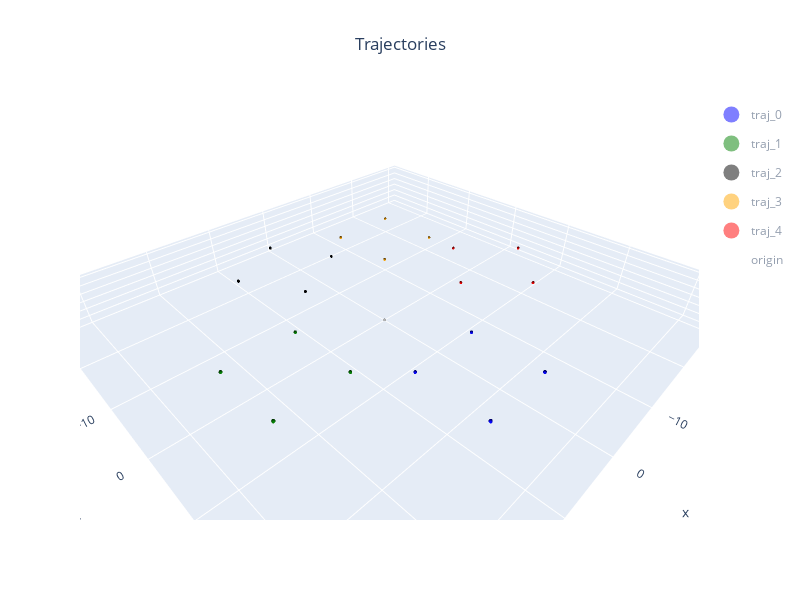

Notebook cell for this chart:
### Markdown cell above
## Gazebo

### Code cell
gaz_config = ConfigGazebo(origin = enu_origin,
                          world_path="simulator/gazebo/worlds/runway.world")

for path,home,c in zip(base_paths,base_homes,colors):
    gaz_config.add(base_path=path,base_home=home,color=c)

gaz= Gazebo(gaz_config,gra_origin)

origin_gaz= GazWP(name="origin",
                    group="origin",
                    pos=enu_origin.unpose(),
                    color=Color.WHITE)
gaz.markers.append(origin_gaz)

gaz.show()

### Figure 1 — Plotly figure (JSON) as saved in the notebook; plotly's stock layout.template omitted (floating-point values rounded to 4 significant figures; data arrays with more than 128 entries replaced by an {"elided": "..."} marker saying what was removed)
{"data": [{"color": "blue", "flatshading": false, "i": {"elided": "468 int values"}, "j": {"elided": "468 int values"}, "k": {"elided": "468 int values"}, "legendgroup": "traj_0", "lighting": {"ambient": 0.35, "diffuse": 0.8, "roughness": 0.9, "specular": 0.2}, "lightposition": {"x": 200, "y": 200, "z": 100}, "name": "traj_0", "opacity": 0.95, "showlegend": false, "type": "mesh3d", "x": {"elided": "252 float values"}, "y": {"elided": "252 float values"}, "z": {"elided": "252 float values"}}, {"color": "blue", "flatshading": false, "i": {"elided": "468 int values"}, "j": {"elided": "468 int values"}, "k": {"elided": "468 int values"}, "legendgroup": "traj_0", "lighting": {"ambient": 0.35, "diffuse": 0.8, "roughness": 0.9, "specular": 0.2}, "lightposition": {"x": 200, "y": 200, "z": 100}, "name": "traj_0", "opacity": 0.95, "showlegend": false, "type": "mesh3d", "x": {"elided": "252 float values"}, "y": {"elided": "252 float values"}, "z": {"elided": "252 float values"}}, {"color": "blue", "flatshading": false, "i": {"elided": "468 int values"}, "j": {"elided": "468 int values"}, "k": {"elided": "468 int values"}, "legendgroup": "traj_0", "lighting": {"ambient": 0.35, "diffuse": 0.8, "roughness": 0.9, "specular": 0.2}, "lightposition": {"x": 200, "y": 200, "z": 100}, "name": "traj_0", "opacity": 0.95, "showlegend": false, "type": "mesh3d", "x": {"elided": "252 float values"}, "y": {"elided": "252 float values"}, "z": {"elided": "252 float values"}}, {"color": "blue", "flatshading": false, "i": {"elided": "468 int values"}, "j": {"elided": "468 int values"}, "k": {"elided": "468 int values"}, "legendgroup": "traj_0", "lighting": {"ambient": 0.35, "diffuse": 0.8, "roughness": 0.9, "specular": 0.2}, "lightposition": {"x": 200, "y": 200, "z": 100}, "name": "traj_0", "opacity": 0.95, "showlegend": false, "type": "mesh3d", "x": {"elided": "252 float values"}, "y": {"elided": "252 float values"}, "z": {"elided": "252 float values"}}, {"color": "blue", "flatshading": false, "i": {"elided": "468 int values"}, "j": {"elided": "468 int values"}, "k": {"elided": "468 int values"}, "legendgroup": "traj_0", "lighting": {"ambient": 0.35, "diffuse": 0.8, "roughness": 0.9, "specular": 0.2}, "lightposition": {"x": 200, "y": 200, "z": 100}, "name": "traj_0", "opacity": 0.95, "showlegend": false, "type": "mesh3d", "x": {"elided": "252 float values"}, "y": {"elided": "252 float values"}, "z": {"elided": "252 float values"}}, {"color": "green", "flatshading": false, "i": {"elided": "468 int values"}, "j": {"elided": "468 int values"}, "k": {"elided": "468 int values"}, "legendgroup": "traj_1", "lighting": {"ambient": 0.35, "diffuse": 0.8, "roughness": 0.9, "specular": 0.2}, "lightposition": {"x": 200, "y": 200, "z": 100}, "name": "traj_1", "opacity": 0.95, "showlegend": false, "type": "mesh3d", "x": {"elided": "252 float values"}, "y": {"elided": "252 float values"}, "z": {"elided": "252 float values"}}, {"color": "green", "flatshading": false, "i": {"elided": "468 int values"}, "j": {"elided": "468 int values"}, "k": {"elided": "468 int values"}, "legendgroup": "traj_1", "lighting": {"ambient": 0.35, "diffuse": 0.8, "roughness": 0.9, "specular": 0.2}, "lightposition": {"x": 200, "y": 200, "z": 100}, "name": "traj_1", "opacity": 0.95, "showlegend": false, "type": "mesh3d", "x": {"elided": "252 float values"}, "y": {"elided": "252 float values"}, "z": {"elided": "252 float values"}}, {"color": "green", "flatshading": false, "i": {"elided": "468 int values"}, "j": {"elided": "468 int values"}, "k": {"elided": "468 int values"}, "legendgroup": "traj_1", "lighting": {"ambient": 0.35, "diffuse": 0.8, "roughness": 0.9, "specular": 0.2}, "lightposition": {"x": 200, "y": 200, "z": 100}, "name": "traj_1", "opacity": 0.95, "showlegend": false, "type": "mesh3d", "x": {"elided": "252 float values"}, "y": {"elided": "252 float values"}, "z": {"elided": "252 float values"}}, {"color": "green", "flatshading": false, "i": {"elided": "468 int values"}, "j": {"elided": "468 int values"}, "k": {"elided": "468 int values"}, "legendgroup": "traj_1", "lighting": {"ambient": 0.35, "diffuse": 0.8, "roughness": 0.9, "specular": 0.2}, "lightposition": {"x": 200, "y": 200, "z": 100}, "name": "traj_1", "opacity": 0.95, "showlegend": false, "type": "mesh3d", "x": {"elided": "252 float values"}, "y": {"elided": "252 float values"}, "z": {"elided": "252 float values"}}, {"color": "green", "flatshading": false, "i": {"elided": "468 int values"}, "j": {"elided": "468 int values"}, "k": {"elided": "468 int values"}, "legendgroup": "traj_1", "lighting": {"ambient": 0.35, "diffuse": 0.8, "roughness": 0.9, "specular": 0.2}, "lightposition": {"x": 200, "y": 200, "z": 100}, "name": "traj_1", "opacity": 0.95, "showlegend": false, "type": "mesh3d", "x": {"elided": "252 float values"}, "y": {"elided": "252 float values"}, "z": {"elided": "252 float values"}}, {"color": "black", "flatshading": false, "i": {"elided": "468 int values"}, "j": {"elided": "468 int values"}, "k": {"elided": "468 int values"}, "legendgroup": "traj_2", "lighting": {"ambient": 0.35, "diffuse": 0.8, "roughness": 0.9, "specular": 0.2}, "lightposition": {"x": 200, "y": 200, "z": 100}, "name": "traj_2", "opacity": 0.95, "showlegend": false, "type": "mesh3d", "x": {"elided": "252 float values"}, "y": {"elided": "252 float values"}, "z": {"elided": "252 float values"}}, {"color": "black", "flatshading": false, "i": {"elided": "468 int values"}, "j": {"elided": "468 int values"}, "k": {"elided": "468 int values"}, "legendgroup": "traj_2", "lighting": {"ambient": 0.35, "diffuse": 0.8, "roughness": 0.9, "specular": 0.2}, "lightposition": {"x": 200, "y": 200, "z": 100}, "name": "traj_2", "opacity": 0.95, "showlegend": false, "type": "mesh3d", "x": {"elided": "252 float values"}, "y": {"elided": "252 float values"}, "z": {"elided": "252 float values"}}, {"color": "black", "flatshading": false, "i": {"elided": "468 int values"}, "j": {"elided": "468 int values"}, "k": {"elided": "468 int values"}, "legendgroup": "traj_2", "lighting": {"ambient": 0.35, "diffuse": 0.8, "roughness": 0.9, "specular": 0.2}, "lightposition": {"x": 200, "y": 200, "z": 100}, "name": "traj_2", "opacity": 0.95, "showlegend": false, "type": "mesh3d", "x": {"elided": "252 float values"}, "y": {"elided": "252 float values"}, "z": {"elided": "252 float values"}}, {"color": "black", "flatshading": false, "i": {"elided": "468 int values"}, "j": {"elided": "468 int values"}, "k": {"elided": "468 int values"}, "legendgroup": "traj_2", "lighting": {"ambient": 0.35, "diffuse": 0.8, "roughness": 0.9, "specular": 0.2}, "lightposition": {"x": 200, "y": 200, "z": 100}, "name": "traj_2", "opacity": 0.95, "showlegend": false, "type": "mesh3d", "x": {"elided": "252 float values"}, "y": {"elided": "252 float values"}, "z": {"elided": "252 float values"}}, {"color": "black", "flatshading": false, "i": {"elided": "468 int values"}, "j": {"elided": "468 int values"}, "k": {"elided": "468 int values"}, "legendgroup": "traj_2", "lighting": {"ambient": 0.35, "diffuse": 0.8, "roughness": 0.9, "specular": 0.2}, "lightposition": {"x": 200, "y": 200, "z": 100}, "name": "traj_2", "opacity": 0.95, "showlegend": false, "type": "mesh3d", "x": {"elided": "252 float values"}, "y": {"elided": "252 float values"}, "z": {"elided": "252 float values"}}, {"color": "orange", "flatshading": false, "i": {"elided": "468 int values"}, "j": {"elided": "468 int values"}, "k": {"elided": "468 int values"}, "legendgroup": "traj_3", "lighting": {"ambient": 0.35, "diffuse": 0.8, "roughness": 0.9, "specular": 0.2}, "lightposition": {"x": 200, "y": 200, "z": 100}, "name": "traj_3", "opacity": 0.95, "showlegend": false, "type": "mesh3d", "x": {"elided": "252 float values"}, "y": {"elided": "252 float values"}, "z": {"elided": "252 float values"}}, {"color": "orange", "flatshading": false, "i": {"elided": "468 int values"}, "j": {"elided": "468 int values"}, "k": {"elided": "468 int values"}, "legendgroup": "traj_3", "lighting": {"ambient": 0.35, "diffuse": 0.8, "roughness": 0.9, "specular": 0.2}, "lightposition": {"x": 200, "y": 200, "z": 100}, "name": "traj_3", "opacity": 0.95, "showlegend": false, "type": "mesh3d", "x": {"elided": "252 float values"}, "y": {"elided": "252 float values"}, "z": {"elided": "252 float values"}}, {"color": "orange", "flatshading": false, "i": {"elided": "468 int values"}, "j": {"elided": "468 int values"}, "k": {"elided": "468 int values"}, "legendgroup": "traj_3", "lighting": {"ambient": 0.35, "diffuse": 0.8, "roughness": 0.9, "specular": 0.2}, "lightposition": {"x": 200, "y": 200, "z": 100}, "name": "traj_3", "opacity": 0.95, "showlegend": false, "type": "mesh3d", "x": {"elided": "252 float values"}, "y": {"elided": "252 float values"}, "z": {"elided": "252 float values"}}, {"color": "orange", "flatshading": false, "i": {"elided": "468 int values"}, "j": {"elided": "468 int values"}, "k": {"elided": "468 int values"}, "legendgroup": "traj_3", "lighting": {"ambient": 0.35, "diffuse": 0.8, "roughness": 0.9, "specular": 0.2}, "lightposition": {"x": 200, "y": 200, "z": 100}, "name": "traj_3", "opacity": 0.95, "showlegend": false, "type": "mesh3d", "x": {"elided": "252 float values"}, "y": {"elided": "252 float values"}, "z": {"elided": "252 float values"}}, {"color": "orange", "flatshading": false, "i": {"elided": "468 int values"}, "j": {"elided": "468 int values"}, "k": {"elided": "468 int values"}, "legendgroup": "traj_3", "lighting": {"ambient": 0.35, "diffuse": 0.8, "roughness": 0.9, "specular": 0.2}, "lightposition": {"x": 200, "y": 200, "z": 100}, "name": "traj_3", "opacity": 0.95, "showlegend": false, "type": "mesh3d", "x": {"elided": "252 float values"}, "y": {"elided": "252 float values"}, "z": {"elided": "252 float values"}}, {"color": "red", "flatshading": false, "i": {"elided": "468 int values"}, "j": {"elided": "468 int values"}, "k": {"elided": "468 int values"}, "legendgroup": "traj_4", "lighting": {"ambient": 0.35, "diffuse": 0.8, "roughness": 0.9, "specular": 0.2}, "lightposition": {"x": 200, "y": 200, "z": 100}, "name": "traj_4", "opacity": 0.95, "showlegend": false, "type": "mesh3d", "x": {"elided": "252 float values"}, "y": {"elided": "252 float values"}, "z": {"elided": "252 float values"}}, {"color": "red", "flatshading": false, "i": {"elided": "468 int values"}, "j": {"elided": "468 int values"}, "k": {"elided": "468 int values"}, "legendgroup": "traj_4", "lighting": {"ambient": 0.35, "diffuse": 0.8, "roughness": 0.9, "specular": 0.2}, "lightposition": {"x": 200, "y": 200, "z": 100}, "name": "traj_4", "opacity": 0.95, "showlegend": false, "type": "mesh3d", "x": {"elided": "252 float values"}, "y": {"elided": "252 float values"}, "z": {"elided": "252 float values"}}, {"color": "red", "flatshading": false, "i": {"elided": "468 int values"}, "j": {"elided": "468 int values"}, "k": {"elided": "468 int values"}, "legendgroup": "traj_4", "lighting": {"ambient": 0.35, "diffuse": 0.8, "roughness": 0.9, "specular": 0.2}, "lightposition": {"x": 200, "y": 200, "z": 100}, "name": "traj_4", "opacity": 0.95, "showlegend": false, "type": "mesh3d", "x": {"elided": "252 float values"}, "y": {"elided": "252 float values"}, "z": {"elided": "252 float values"}}, {"color": "red", "flatshading": false, "i": {"elided": "468 int values"}, "j": {"elided": "468 int values"}, "k": {"elided": "468 int values"}, "legendgroup": "traj_4", "lighting": {"ambient": 0.35, "diffuse": 0.8, "roughness": 0.9, "specular": 0.2}, "lightposition": {"x": 200, "y": 200, "z": 100}, "name": "traj_4", "opacity": 0.95, "showlegend": false, "type": "mesh3d", "x": {"elided": "252 float values"}, "y": {"elided": "252 float values"}, "z": {"elided": "252 float values"}}, {"color": "red", "flatshading": false, "i": {"elided": "468 int values"}, "j": {"elided": "468 int values"}, "k": {"elided": "468 int values"}, "legendgroup": "traj_4", "lighting": {"ambient": 0.35, "diffuse": 0.8, "roughness": 0.9, "specular": 0.2}, "lightposition": {"x": 200, "y": 200, "z": 100}, "name": "traj_4", "opacity": 0.95, "showlegend": false, "type": "mesh3d", "x": {"elided": "252 float values"}, "y": {"elided": "252 float values"}, "z": {"elided": "252 float values"}}, {"color": "white", "flatshading": false, "i": {"elided": "468 int values"}, "j": {"elided": "468 int values"}, "k": {"elided": "468 int values"}, "legendgroup": "origin", "lighting": {"ambient": 0.35, "diffuse": 0.8, "roughness": 0.9, "specular": 0.2}, "lightposition": {"x": 200, "y": 200, "z": 100}, "name": "origin", "opacity": 0.95, "showlegend": false, "type": "mesh3d", "x": {"elided": "252 float values"}, "y": {"elided": "252 float values"}, "z": {"elided": "252 float values"}}, {"hoverinfo": "skip", "legendgroup": "traj_0", "marker": {"color": "blue", "opacity": 1, "size": 18, "symbol": "circle"}, "mode": "markers", "name": "traj_0", "showlegend": true, "type": "scatter3d", "visible": "legendonly", "x": [0], "y": [0], "z": [0]}, {"hoverinfo": "skip", "legendgroup": "traj_1", "marker": {"color": "green", "opacity": 1, "size": 18, "symbol": "circle"}, "mode": "markers", "name": "traj_1", "showlegend": true, "type": "scatter3d", "visible": "legendonly", "x": [0], "y": [0], "z": [0]}, {"hoverinfo": "skip", "legendgroup": "traj_2", "marker": {"color": "black", "opacity": 1, "size": 18, "symbol": "circle"}, "mode": "markers", "name": "traj_2", "showlegend": true, "type": "scatter3d", "visible": "legendonly", "x": [0], "y": [0], "z": [0]}, {"hoverinfo": "skip", "legendgroup": "traj_3", "marker": {"color": "orange", "opacity": 1, "size": 18, "symbol": "circle"}, "mode": "markers", "name": "traj_3", "showlegend": true, "type": "scatter3d", "visible": "legendonly", "x": [0], "y": [0], "z": [0]}, {"hoverinfo": "skip", "legendgroup": "traj_4", "marker": {"color": "red", "opacity": 1, "size": 18, "symbol": "circle"}, "mode": "markers", "name": "traj_4", "showlegend": true, "type": "scatter3d", "visible": "legendonly", "x": [0], "y": [0], "z": [0]}, {"hoverinfo": "skip", "legendgroup": "origin", "marker": {"color": "white", "opacity": 1, "size": 18, "symbol": "circle"}, "mode": "markers", "name": "origin", "showlegend": true, "type": "scatter3d", "visible": "legendonly", "x": [0], "y": [0], "z": [0]}], "layout": {"height": 600, "legend": {"groupclick": "togglegroup"}, "scene": {"aspectmode": "data", "xaxis": {"range": [-31.77, 34.69], "title": {"text": "x"}}, "yaxis": {"range": [-29.28, 34.28], "title": {"text": "y"}}, "zaxis": {"range": [0, 6.28], "title": {"text": "z"}}}, "showlegend": true, "title": {"text": "Trajectories", "x": 0.5, "xanchor": "center"}, "width": 800}}
